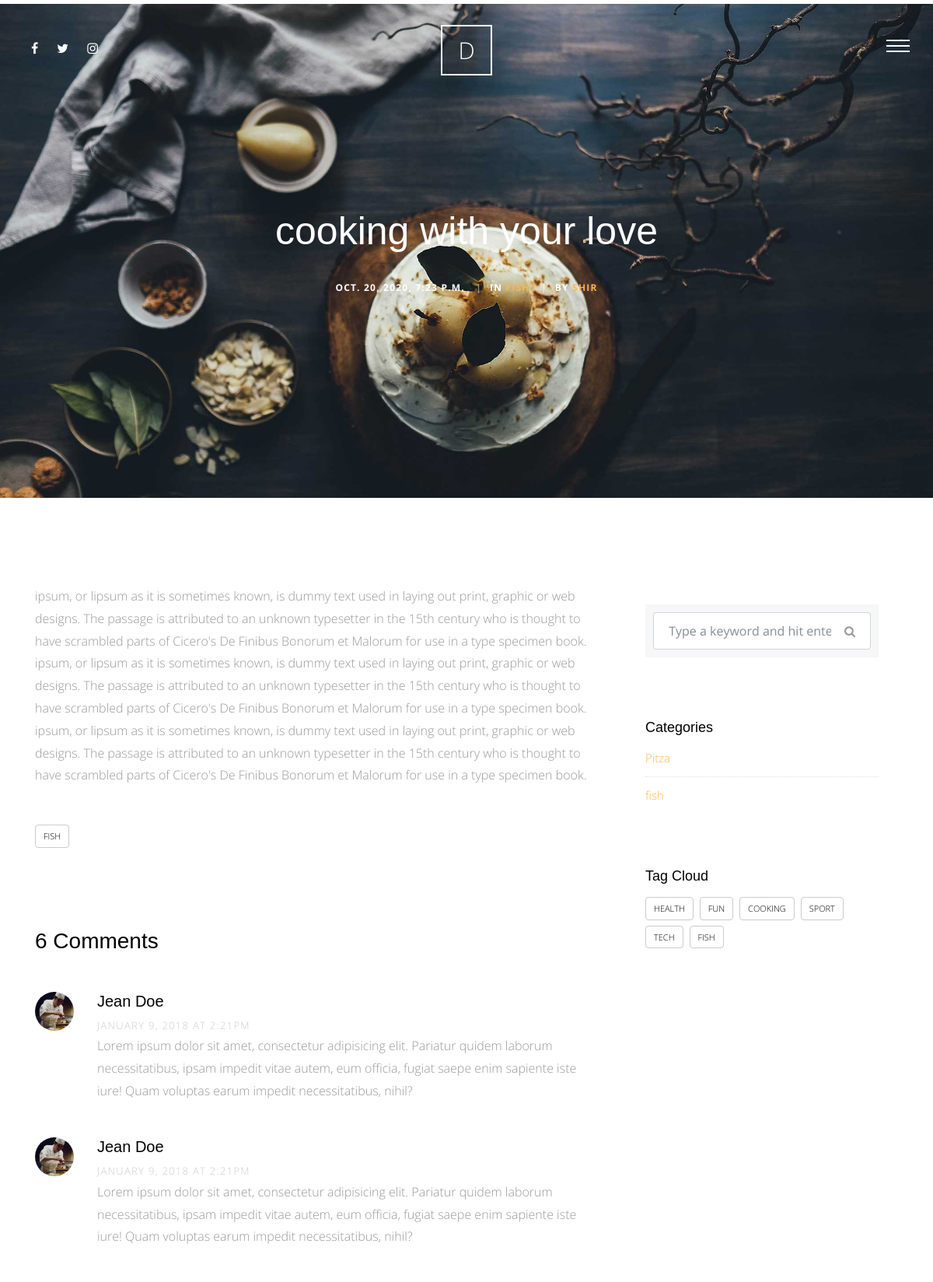
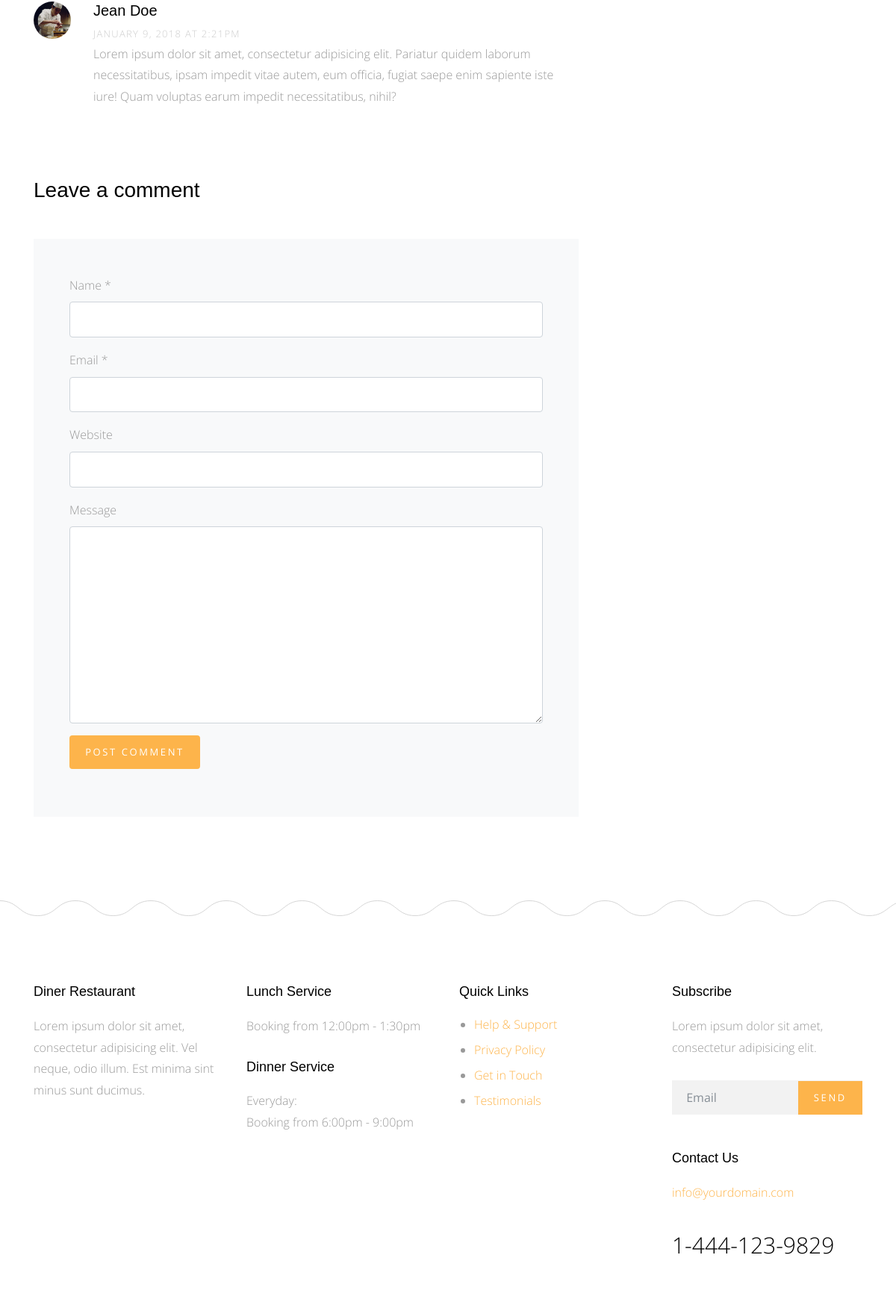
The app's page /blog/2/ (upper part) with its own data (2 pictures, top to bottom).
### blog/models.py (models this page shows)
class Post(models.Model):
    title = models.CharField(max_length=100)
    content = models.TextField()
    author = models.ForeignKey(User, on_delete=models.CASCADE)
    category = models.ForeignKey('Category',null=True, on_delete=models.SET_NULL)
    image = models.ImageField(upload_to = "blog/", blank=True, null=True)
    created = models.DateTimeField(default=timezone.now)
    tags = TaggableManager(blank=True)
    def __str__(self):
        return self.title

class Category(models.Model):
    name = models.CharField(max_length=30)
    class Meta:
        verbose_name = "Category"
        verbose_name_plural = "Categories"
    def __str__(self):
        return self.name

### blog/views.py (the view)
# urls.py: path("<int:id>/", post_detail, name ="post_detail"),
def post_detail(request, id):
    post = get_object_or_404(Post, id=id)
    categories = Category.objects.all()
    tags = Tag.objects.all()
    context = {
        'post': post,
        'categories':categories,
        'tags':tags,
    }
    return render(request, "blog/post_detail.html", context)

### blog/templates/blog/post_detail.html (shortened to what this page needs)
{% extends 'base.html' %}
{% load static %}
{% block content %}
<div class="main-wrap">
  <div class="cover_1 cover_sm">
    <div class="img_bg" style="background-image: url({% static 'img/slider-1.jpg' %});" data-stellar-background-ratio="0.5">
      <div class="container">
        <div class="row align-items-center justify-content-center">
          <div class="col-md-7 text-center" data-aos="fade-up">
            <h2 class="heading mb-4">{{post}}</h2>
            <div class="post-info">
              <div class="date-info">{{post.created}}</div>
              <div class="category-info"><span class="seperator">|</span>In <a href="#" data-title="View all posts in Lifestyle" title="View all posts in Lifestyle">{{post.category.name}}</a></div>
              <div class="author-info"><span class="seperator">|</span>By <a href="#">{{post.author}}</a></div>
            </div>
          </div>
        </div>
      </div>
    </div>
  </div>
  <div class="section">
    <div class="container">
      <div class="row">
        <div class="col-md-8">
          <p>{{post.content}}</p>
          <div class="tag-widget post-tag-container mb-5 mt-5">
            <div class="tagcloud">
              {% for tag in post.tags.all %}
                <a href="{% url 'blog:post_by_tag' tag %}" class="tag-cloud-link">{{tag}}</a>
              {% endfor %}
            </div>
          </div>
          <div class="pt-5 mt-5">
            <h3 class="mb-5">6 Comments</h3>
            <ul class="comment-list">
              <li class="comment">
                <div class="vcard bio">
                  <img src="img/person_1.jpg" alt="Image placeholder">
                </div>
                <div class="comment-body">
                  <h3>Jean Doe</h3>
                  <div class="meta">January 9, 2018 at 2:21pm</div>
                  <p>Lorem ipsum dolor sit amet, consectetur adipisicing elit. Pariatur quidem laborum necessitatibus, ipsam impedit vitae autem, eum officia, fugiat saepe enim sapiente iste iure! Quam voluptas earum impedit necessitatibus, nihil?</p>
                </div>
              </li>
              <li class="comment">
                <div class="vcard bio">
                  <img src="img/person_1.jpg" alt="Image placeholder">
                </div>
                <div class="comment-body">
                  <h3>Jean Doe</h3>
                  <div class="meta">January 9, 2018 at 2:21pm</div>
                  <p>Lorem ipsum dolor sit amet, consectetur adipisicing elit. Pariatur quidem laborum necessitatibus, ipsam impedit vitae autem, eum officia, fugiat saepe enim sapiente iste iure! Quam voluptas earum impedit necessitatibus, nihil?</p>
                </div>
              </li>
              <li class="comment">
                <div class="vcard bio">
                  <img src="img/person_1.jpg" alt="Image placeholder">
                </div>
                <div class="comment-body">
                  <h3>Jean Doe</h3>
                  <div class="meta">January 9, 2018 at 2:21pm</div>
                  <p>Lorem ipsum dolor sit amet, consectetur adipisicing elit. Pariatur quidem laborum necessitatibus, ipsam impedit vitae autem, eum officia, fugiat saepe enim sapiente iste iure! Quam voluptas earum impedit necessitatibus, nihil?</p>
                </div>
              </li>
            </ul>
            <div class="comment-form-wrap pt-5">
              <h3 class="mb-5">Leave a comment</h3>
              <form action="#" class="p-5 bg-light">
                <div class="form-group">
                  <label for="name">Name *</label>
                  <input type="text" class="form-control" id="name">
                </div>
                <div class="form-group">
                  <label for="email">Email *</label>
                  <input type="email" class="form-control" id="email">
                </div>
                <div class="form-group">
                  <label for="website">Website</label>
                  <input type="url" class="form-control" id="website">
                </div>
                <div class="form-group">
                  <label for="message">Message</label>
                  <textarea name="" id="message" cols="30" rows="10" class="form-control"></textarea>
                </div>
                <div class="form-group">
                  <input type="submit" value="Post Comment" class="btn btn-primary">
                </div>
              </form>
            </div>
          </div>
        </div>
        <div class="col-md-4 sidebar">
          <div class="sidebar-box">
            <form action="#" class="search-form">
              <div class="form-group">
                <span class="icon fa fa-search"></span>
                <input type="text" class="form-control" placeholder="Type a keyword and hit enter">
              </div>
            </form>
          </div>
          <div class="sidebar-box">
            <div class="categories">
              <h3>Categories</h3>
              {% for category in categories %}
                <li><a href="{% url 'blog:post_by_category' category %}">{{category.name}}</a></li>
              {% endfor %}
            </div>
          </div>
          <div class="sidebar-box">
            <h3>Tag Cloud</h3>
            <div class="tagcloud">
              {% for tag in tags %}
                <a href="{% url 'blog:post_by_tag' tag %}" class="tag-cloud-link">{{tag}}</a>
              {% endfor %}
            </div>
          </div>
        </div>
      </div>
    </div>
  </div>
</div>
{% endblock content %}

### static/css/style.css (style rules this page uses)
html { overflow-x: hidden; }
body { background: #fff; font-family: "Open Sans", cursive; font-size: 16px; line-height: 1.8; font-weight: 300; color: #999999; }
a { -webkit-transition: .3s all ease; -o-transition: .3s all ease; transition: .3s all ease; text-decoration: none; }
h1, h2, h3, h4, h5 { color: #000; font-family: "Playfair Display", Arial, sans-serif; }
.btn, .form-control { outline: none; }
textarea.form-control { height: inherit; }
.btn { font-size: 13px; text-transform: uppercase; letter-spacing: .2em; }
.btn.btn-primary { color: #fff; border-width: 2px; }
.section { padding: 7em 0; }
.cover_1 { position: relative; }
.cover_1 .img_bg { background-repeat: no-repeat; background-size: cover !important; background-position: center center; }
.cover_1 .img_bg, .cover_1 .img_bg > .container > .row { min-height: 700px; height: 100vh; }
.cover_1.cover_sm .img_bg, .cover_1.cover_sm .img_bg > .container > .row { min-height: 600px; height: 80vh; }
.cover_1 .heading { color: white; font-weight: 300; font-size: 30px; line-height: 1.5; }
@media (min-width: 768px) { .cover_1 .heading { font-size: 50px; line-height: 1.5; } }
.post-info { font-size: 12px; text-transform: uppercase; font-weight: bold; color: #fff; letter-spacing: .1em; }
.post-info > div { display: inline-block; }
.post-info > div .seperator { display: inline-block; margin: 0 10px; opacity: .5; }
.tagcloud a { text-transform: uppercase; display: inline-block; padding: 4px 10px; margin-bottom: 7px; margin-right: 4px; border-radius: 4px; color: #000; border: 1px solid #ccc; font-size: 11px; }
.comment-form-wrap { clear: both; }
.comment-list { padding: 0; margin: 0; }
.comment-list li { padding: 0; margin: 0 0 30px 0; float: left; width: 100%; clear: both; list-style: none; }
.comment-list li .vcard { width: 80px; float: left; }
.comment-list li .vcard img { width: 50px; border-radius: 50%; }
.comment-list li .comment-body { float: right; width: calc(100% - 80px); }
.comment-list li .comment-body h3 { font-size: 20px; }
.comment-list li .comment-body .meta { text-transform: uppercase; font-size: 13px; letter-spacing: .1em; color: #ccc; }
.search-form { background: #f7f7f7; padding: 10px; }
.search-form .form-group { position: relative; }
.search-form .form-group input { padding-right: 50px; }
.search-form .icon { position: absolute; top: 50%; right: 20px; -webkit-transform: translateY(-50%); -ms-transform: translateY(-50%); transform: translateY(-50%); }
.sidebar-box { margin-bottom: 30px; padding: 25px; font-size: 15px; width: 100%; float: left; background: #fff; }
.sidebar-box *:last-child { margin-bottom: 0; }
.sidebar-box h3 { font-size: 18px; margin-bottom: 15px; }
.categories li, .sidelink li { position: relative; margin-bottom: 10px; padding-bottom: 10px; border-bottom: 1px dotted #dee2e6; list-style: none; }
.categories li:last-child, .sidelink li:last-child { margin-bottom: 0; border-bottom: none; padding-bottom: 0; }
.categories li a, .sidelink li a { display: block; }

### records on screen
Post: title "cooking with your love", created "OCT. 20, 2020, 7:23 P.M.", category.name "FISH", author "SHIR", content "ipsum, or lipsum as it is sometimes known, is dummy text used in laying out print, graphic or web designs. The passage is attributed to an unknown typesetter in the 15th century who is thought to have scrambled parts of Cicero's De Finibus Bonorum et Malorum for use in a type specimen book. ipsum, or lipsum as it is sometimes known, is dummy text used in laying out print, graphic or web designs. The passage is attributed to an unknown typesetter in the 15th century who is thought to have scrambled parts of Cicero's De Finibus Bonorum et Malorum for use in a type specimen book. ipsum, or lipsum as it is sometimes known, is dummy text used in laying out print, graphic or web designs. The…"
Tag: name "FISH"
Category: name "Pitza"
Category: name "fish"
Tag: name "HEALTH"
Tag: name "FUN"
Tag: name "COOKING"
Tag: name "SPORT"
Tag: name "TECH"
